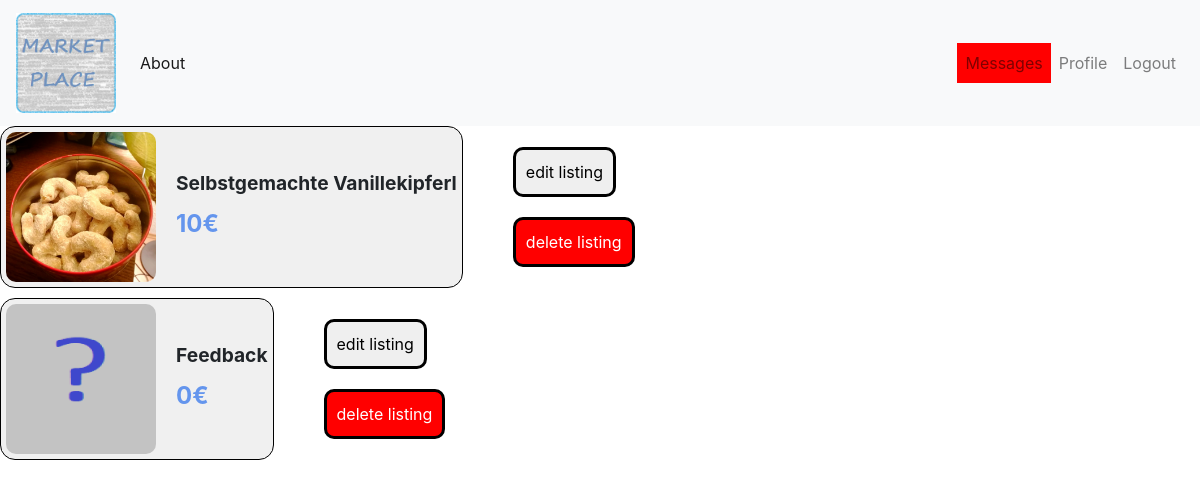
The app's page /yourlistings (signed in) with its own data.
### tables this page shows
CREATE TABLE Listings (
    id INTEGER PRIMARY KEY AUTOINCREMENT,
    category INTEGER NOT NULL,
    name TEXT NOT NULL,
    image TEXT,
    description TEXT NOT NULL,
    price DECIMAL(6,2),
    created TIMESTAMP NOT NULL DEFAULT CURRENT_TIMESTAMP,
    user_id INTEGER NOT NULL,
    FOREIGN KEY (user_id) REFERENCES User(id)
);

### app.py (the view, shortened to what this page needs)
@app.route("/yourlistings", methods=['POST', 'GET'])
@login_required
def profile_listings():
    listings = get_all_listings('user_id', current_user.id)
    if not listings:
        flash('You have no listings yet. please create a listings to show and edit listings')
        return redirect(url_for('profile'))
    return render_template('profile-listings.html', listings=listings, user=current_user)

### app.py (called while the page is built)
@login_manager.user_loader
def load_user(user_id):
    return User.get(user_id)

    @staticmethod
    def get(user_id):
        conn = sqlite3.connect('database.db')
        cursor = conn.cursor()
        cursor.execute("SELECT id, name, password_hash, profile_image FROM User WHERE id = ?", (user_id,))
        user = cursor.fetchone()
        conn.close()
        if user is None:
            return None
        return User(user[0], user[1], user[2], user[3])

    @staticmethod
    def check_messages():
        try:
            with sqlite3.connect('database.db') as connection:
                cur = connection.cursor()
                rows = cur.execute('select read from Messages where user_receive=?',(current_user.id,)).fetchall()
                if any(row[0]==0 for row in rows):
                    return True
        except sqlite3.Error as e:
            print(f"Database error: {e}")
            flash('database error')

### templates/profile-listings.html (shortened to what this page needs)
{% extends 'base.html' %}
{% block content %}
<div class="listing-container">
        {% for listing in listings %}
        <div style="display:flex;flex-direction: row;align-items: center;">
            <div class="listing-box">
                <img src="{{ url_for('static', filename=listing.image if listing.image else 'default-image.jpg') }}" alt="{{ listing.name }}" class="listing-image">
                <div class="listing-details">
                    <h3 class="listing-name">{{ listing.name }}</h3>
                    <div class="listing-price">{{ listing.price }}€</div>
                </div>
            </div>
            <form method="POST" style="display:flex;flex-direction: column;">
                <div class="listing-buttons">
                    <button type="submit" value={{listing.id}} name="edit">edit listing</button>
                </div>
                <div class="listing-buttons">
                    <button type="submit" value={{listing.id}} name="delete" style="background-color: red; color:white">delete listing</button>
                </div>
            </form>
        </div>
        {% endfor %}
</div>
{% endblock %}

### static/css/styles.css (style rules this page uses)
.listing-container { display: flex; flex-direction: column; gap: 10px; align-items: start; }
.listing-box { display: flex; background-color: #f0f0f0; border-radius: 15px; border: 1px solid black; flex-direction:row; padding:5px; }
.listing-image { width: 150px; height: 150px; object-fit: cover; margin-right: 20px; border-radius: 10px; }
.listing-details { display: flex; flex-direction: column; justify-content: center; }
.listing-name { font-size: 1.2em; font-weight: bold; margin: 0; }
.listing-price { font-size: 1.5em; font-weight: bold; color:cornflowerblue; margin-top: 10px; }
.listing-buttons button { font-size:1em; margin: 10px; margin-left: 50px; border: solid black 3px; border-radius: 10px; padding: 10px; }

### records on screen
Listings: image (picture), name "Selbstgemachte Vanillekipferl", price "10", {{ listing.id }} 1 (drawn)
Listings: image (placeholder picture), name "Feedback", price "0", {{ listing.id }} 2 (drawn)
